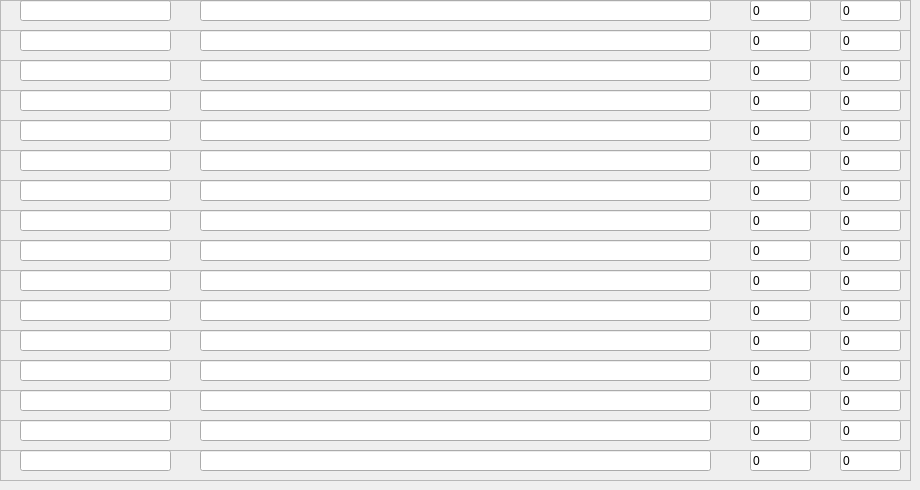
    <widget class="QWidget" name="tab_4">
     <attribute name="title">
      <string>4</string>
     </attribute>
     <widget class="QFrame" name="frame_49">
      <property name="geometry">
       <rect>
        <x>0</x>
        <y>0</y>
        <width>911</width>
        <height>31</height>
       </rect>
      </property>
      <property name="frameShape">
       <enum>QFrame::StyledPanel</enum>
      </property>
      <property name="frameShadow">
       <enum>QFrame::Raised</enum>
      </property>
      <widget class="QLineEdit" name="item_name_49">
       <property name="geometry">
        <rect>
         <x>20</x>
         <y>0</y>
         <width>151</width>
         <height>21</height>
        </rect>
       </property>
       <property name="text">
        <string/>
       </property>
      </widget>
      <widget class="QLineEdit" name="item_reg_49">
       <property name="geometry">
        <rect>
         <x>200</x>
         <y>0</y>
         <width>511</width>
         <height>21</height>
        </rect>
       </property>
       <property name="text">
        <string/>
       </property>
      </widget>
      <widget class="QLineEdit" name="item_index_49">
       <property name="geometry">
        <rect>
         <x>750</x>
         <y>0</y>
         <width>61</width>
         <height>21</height>
        </rect>
       </property>
       <property name="text">
        <string>0</string>
       </property>
      </widget>
      <widget class="QLineEdit" name="item_skip_49">
       <property name="geometry">
        <rect>
         <x>840</x>
         <y>0</y>
         <width>61</width>
         <height>21</height>
        </rect>
       </property>
       <property name="text">
        <string>0</string>
       </property>
      </widget>
     </widget>
     <widget class="QFrame" name="frame_50">
      <property name="geometry">
       <rect>
        <x>0</x>
        <y>30</y>
        <width>911</width>
        <height>31</height>
       </rect>
      </property>
      <property name="frameShape">
       <enum>QFrame::StyledPanel</enum>
      </property>
      <property name="frameShadow">
       <enum>QFrame::Raised</enum>
      </property>
      <widget class="QLineEdit" name="item_name_50">
       <property name="geometry">
        <rect>
         <x>20</x>
         <y>0</y>
         <width>151</width>
         <height>21</height>
        </rect>
       </property>
       <property name="text">
        <string/>
       </property>
      </widget>
      <widget class="QLineEdit" name="item_reg_50">
       <property name="geometry">
        <rect>
         <x>200</x>
         <y>0</y>
         <width>511</width>
         <height>21</height>
        </rect>
       </property>
       <property name="text">
        <string/>
       </property>
      </widget>
      <widget class="QLineEdit" name="item_index_50">
       <property name="geometry">
        <rect>
         <x>750</x>
         <y>0</y>
         <width>61</width>
         <height>21</height>
        </rect>
       </property>
       <property name="text">
        <string>0</string>
       </property>
      </widget>
      <widget class="QLineEdit" name="item_skip_50">
       <property name="geometry">
        <rect>
         <x>840</x>
         <y>0</y>
         <width>61</width>
         <height>21</height>
        </rect>
       </property>
       <property name="text">
        <string>0</string>
       </property>
      </widget>
     </widget>
     <widget class="QFrame" name="frame_51">
      <property name="geometry">
       <rect>
        <x>0</x>
        <y>60</y>
        <width>911</width>
        <height>31</height>
       </rect>
      </property>
      <property name="frameShape">
       <enum>QFrame::StyledPanel</enum>
      </property>
      <property name="frameShadow">
       <enum>QFrame::Raised</enum>
      </property>
      <widget class="QLineEdit" name="item_name_51">
       <property name="geometry">
        <rect>
         <x>20</x>
         <y>0</y>
         <width>151</width>
         <height>21</height>
        </rect>
       </property>
       <property name="text">
        <string/>
       </property>
      </widget>
      <widget class="QLineEdit" name="item_reg_51">
       <property name="geometry">
        <rect>
         <x>200</x>
         <y>0</y>
         <width>511</width>
         <height>21</height>
        </rect>
       </property>
       <property name="text">
        <string/>
       </property>
      </widget>
      <widget class="QLineEdit" name="item_index_51">
       <property name="geometry">
        <rect>
         <x>750</x>
         <y>0</y>
         <width>61</width>
         <height>21</height>
        </rect>
       </property>
       <property name="text">
        <string>0</string>
       </property>
      </widget>
      <widget class="QLineEdit" name="item_skip_51">
       <property name="geometry">
        <rect>
         <x>840</x>
         <y>0</y>
         <width>61</width>
         <height>21</height>
        </rect>
       </property>
       <property name="text">
        <string>0</string>
       </property>
      </widget>
     </widget>
     <widget class="QFrame" name="frame_52">
      <property name="geometry">
       <rect>
        <x>0</x>
        <y>90</y>
        <width>911</width>
        <height>31</height>
       </rect>
      </property>
      <property name="frameShape">
       <enum>QFrame::StyledPanel</enum>
      </property>
      <property name="frameShadow">
       <enum>QFrame::Raised</enum>
      </property>
      <widget class="QLineEdit" name="item_name_52">
       <property name="geometry">
        <rect>
         <x>20</x>
         <y>0</y>
         <width>151</width>
         <height>21</height>
        </rect>
       </property>
       <property name="text">
        <string/>
       </property>
      </widget>
      <widget class="QLineEdit" name="item_reg_52">
       <property name="geometry">
        <rect>
         <x>200</x>
         <y>0</y>
         <width>511</width>
         <height>21</height>
        </rect>
       </property>
       <property name="text">
        <string/>
       </property>
      </widget>
      <widget class="QLineEdit" name="item_index_52">
       <property name="geometry">
        <rect>
         <x>750</x>
         <y>0</y>
         <width>61</width>
         <height>21</height>
        </rect>
       </property>
       <property name="text">
        <string>0</string>
       </property>
      </widget>
      <widget class="QLineEdit" name="item_skip_52">
       <property name="geometry">
        <rect>
         <x>840</x>
         <y>0</y>
         <width>61</width>
         <height>21</height>
        </rect>
       </property>
       <property name="text">
        <string>0</string>
       </property>
      </widget>
     </widget>
     <widget class="QFrame" name="frame_53">
      <property name="geometry">
       <rect>
        <x>0</x>
        <y>120</y>
        <width>911</width>
        <height>31</height>
       </rect>
      </property>
      <property name="frameShape">
       <enum>QFrame::StyledPanel</enum>
      </property>
      <property name="frameShadow">
       <enum>QFrame::Raised</enum>
      </property>
      <widget class="QLineEdit" name="item_name_53">
       <property name="geometry">
        <rect>
         <x>20</x>
         <y>0</y>
         <width>151</width>
         <height>21</height>
        </rect>
       </property>
       <property name="text">
        <string/>
       </property>
      </widget>
      <widget class="QLineEdit" name="item_reg_53">
       <property name="geometry">
        <rect>
         <x>200</x>
         <y>0</y>
         <width>511</width>
         <height>21</height>
        </rect>
       </property>
       <property name="text">
        <string/>
       </property>
      </widget>
      <widget class="QLineEdit" name="item_index_53">
       <property name="geometry">
        <rect>
         <x>750</x>
         <y>0</y>
         <width>61</width>
         <height>21</height>
        </rect>
       </property>
       <property name="text">
        <string>0</string>
       </property>
      </widget>
      <widget class="QLineEdit" name="item_skip_53">
       <property name="geometry">
        <rect>
         <x>840</x>
         <y>0</y>
         <width>61</width>
         <height>21</height>
        </rect>
       </property>
       <property name="text">
        <string>0</string>
       </property>
      </widget>
     </widget>
     <widget class="QFrame" name="frame_54">
      <property name="geometry">
       <rect>
        <x>0</x>
        <y>150</y>
        <width>911</width>
        <height>31</height>
       </rect>
      </property>
      <property name="frameShape">
       <enum>QFrame::StyledPanel</enum>
      </property>
      <property name="frameShadow">
       <enum>QFrame::Raised</enum>
      </property>
      <widget class="QLineEdit" name="item_name_54">
       <property name="geometry">
        <rect>
         <x>20</x>
         <y>0</y>
         <width>151</width>
         <height>21</height>
        </rect>
       </property>
       <property name="text">
        <string/>
       </property>
      </widget>
      <widget class="QLineEdit" name="item_reg_54">
       <property name="geometry">
        <rect>
         <x>200</x>
         <y>0</y>
         <width>511</width>
         <height>21</height>
        </rect>
       </property>
       <property name="text">
        <string/>
       </property>
      </widget>
      <widget class="QLineEdit" name="item_index_54">
       <property name="geometry">
        <rect>
         <x>750</x>
         <y>0</y>
         <width>61</width>
         <height>21</height>
        </rect>
       </property>
       <property name="text">
        <string>0</string>
       </property>
      </widget>
      <widget class="QLineEdit" name="item_skip_54">
       <property name="geometry">
        <rect>
         <x>840</x>
         <y>0</y>
         <width>61</width>
         <height>21</height>
        </rect>
       </property>
       <property name="text">
        <string>0</string>
       </property>
      </widget>
     </widget>
     <widget class="QFrame" name="frame_55">
      <property name="geometry">
       <rect>
        <x>0</x>
        <y>180</y>
        <width>911</width>
        <height>31</height>
       </rect>
      </property>
      <property name="frameShape">
       <enum>QFrame::StyledPanel</enum>
      </property>
      <property name="frameShadow">
       <enum>QFrame::Raised</enum>
      </property>
      <widget class="QLineEdit" name="item_name_55">
       <property name="geometry">
        <rect>
         <x>20</x>
         <y>0</y>
         <width>151</width>
         <height>21</height>
        </rect>
       </property>
       <property name="text">
        <string/>
       </property>
      </widget>
      <widget class="QLineEdit" name="item_reg_55">
       <property name="geometry">
        <rect>
         <x>200</x>
         <y>0</y>
         <width>511</width>
         <height>21</height>
        </rect>
       </property>
       <property name="text">
        <string/>
       </property>
      </widget>
      <widget class="QLineEdit" name="item_index_55">
       <property name="geometry">
        <rect>
         <x>750</x>
         <y>0</y>
         <width>61</width>
         <height>21</height>
        </rect>
       </property>
       <property name="text">
        <string>0</string>
       </property>
      </widget>
      <widget class="QLineEdit" name="item_skip_55">
       <property name="geometry">
        <rect>
         <x>840</x>
         <y>0</y>
         <width>61</width>
         <height>21</height>
        </rect>
       </property>
       <property name="text">
        <string>0</string>
       </property>
      </widget>
     </widget>
     <widget class="QFrame" name="frame_56">
      <property name="geometry">
       <rect>
        <x>0</x>
        <y>210</y>
        <width>911</width>
        <height>31</height>
       </rect>
      </property>
      <property name="frameShape">
       <enum>QFrame::StyledPanel</enum>
      </property>
      <property name="frameShadow">
       <enum>QFrame::Raised</enum>
      </property>
      <widget class="QLineEdit" name="item_name_56">
       <property name="geometry">
        <rect>
         <x>20</x>
         <y>0</y>
         <width>151</width>
         <height>21</height>
        </rect>
       </property>
       <property name="text">
        <string/>
       </property>
      </widget>
      <widget class="QLineEdit" name="item_reg_56">
       <property name="geometry">
        <rect>
         <x>200</x>
         <y>0</y>
         <width>511</width>
         <height>21</height>
        </rect>
       </property>
       <property name="text">
        <string/>
       </property>
      </widget>
      <widget class="QLineEdit" name="item_index_56">
       <property name="geometry">
        <rect>
         <x>750</x>
         <y>0</y>
         <width>61</width>
         <height>21</height>
        </rect>
       </property>
       <property name="text">
        <string>0</string>
       </property>
      </widget>
      <widget class="QLineEdit" name="item_skip_56">
       <property name="geometry">
        <rect>
         <x>840</x>
         <y>0</y>
         <width>61</width>
         <height>21</height>
        </rect>
       </property>
       <property name="text">
        <string>0</string>
       </property>
      </widget>
     </widget>
     <widget class="QFrame" name="frame_57">
      <property name="geometry">
       <rect>
        <x>0</x>
        <y>240</y>
        <width>911</width>
        <height>31</height>
       </rect>
      </property>
      <property name="frameShape">
       <enum>QFrame::StyledPanel</enum>
      </property>
      <property name="frameShadow">
       <enum>QFrame::Raised</enum>
      </property>
      <widget class="QLineEdit" name="item_name_57">
       <property name="geometry">
        <rect>
         <x>20</x>
         <y>0</y>
         <width>151</width>
         <height>21</height>
        </rect>
       </property>
       <property name="text">
        <string/>
       </property>
      </widget>
      <widget class="QLineEdit" name="item_reg_57">
       <property name="geometry">
        <rect>
         <x>200</x>
         <y>0</y>
         <width>511</width>
         <height>21</height>
        </rect>
       </property>
       <property name="text">
        <string/>
       </property>
      </widget>
      <widget class="QLineEdit" name="item_index_57">
       <property name="geometry">
        <rect>
         <x>750</x>
         <y>0</y>
         <width>61</width>
         <height>21</height>
        </rect>
       </property>
       <property name="text">
        <string>0</string>
       </property>
      </widget>
      <widget class="QLineEdit" name="item_skip_57">
       <property name="geometry">
        <rect>
         <x>840</x>
         <y>0</y>
         <width>61</width>
         <height>21</height>
        </rect>
       </property>
       <property name="text">
        <string>0</string>
       </property>
      </widget>
     </widget>
     <widget class="QFrame" name="frame_58">
      <property name="geometry">
       <rect>
        <x>0</x>
        <y>270</y>
        <width>911</width>
        <height>31</height>
       </rect>
      </property>
      <property name="frameShape">
       <enum>QFrame::StyledPanel</enum>
      </property>
      <property name="frameShadow">
       <enum>QFrame::Raised</enum>
      </property>
      <widget class="QLineEdit" name="item_name_58">
       <property name="geometry">
        <rect>
         <x>20</x>
         <y>0</y>
         <width>151</width>
         <height>21</height>
        </rect>
       </property>
       <property name="text">
        <string/>
       </property>
      </widget>
      <widget class="QLineEdit" name="item_reg_58">
       <property name="geometry">
        <rect>
         <x>200</x>
         <y>0</y>
         <width>511</width>
         <height>21</height>
        </rect>
       </property>
       <property name="text">
        <string/>
       </property>
      </widget>
      <widget class="QLineEdit" name="item_index_58">
       <property name="geometry">
        <rect>
         <x>750</x>
         <y>0</y>
         <width>61</width>
         <height>21</height>
        </rect>
       </property>
       <property name="text">
        <string>0</string>
       </property>
      </widget>
      <widget class="QLineEdit" name="item_skip_58">
       <property name="geometry">
        <rect>
         <x>840</x>
         <y>0</y>
         <width>61</width>
         <height>21</height>
        </rect>
       </property>
       <property name="text">
        <string>0</string>
       </property>
      </widget>
     </widget>
     <widget class="QFrame" name="frame_59">
      <property name="geometry">
       <rect>
        <x>0</x>
        <y>300</y>
        <width>911</width>
        <height>31</height>
       </rect>
      </property>
      <property name="frameShape">
       <enum>QFrame::StyledPanel</enum>
      </property>
      <property name="frameShadow">
       <enum>QFrame::Raised</enum>
      </property>
      <widget class="QLineEdit" name="item_name_59">
       <property name="geometry">
        <rect>
         <x>20</x>
         <y>0</y>
         <width>151</width>
         <height>21</height>
        </rect>
       </property>
       <property name="text">
        <string/>
       </property>
      </widget>
      <widget class="QLineEdit" name="item_reg_59">
       <property name="geometry">
        <rect>
         <x>200</x>
         <y>0</y>
         <width>511</width>
         <height>21</height>
        </rect>
       </property>
       <property name="text">
        <string/>
       </property>
      </widget>
      <widget class="QLineEdit" name="item_index_59">
       <property name="geometry">
        <rect>
         <x>750</x>
         <y>0</y>
         <width>61</width>
         <height>21</height>
        </rect>
       </property>
       <property name="text">
        <string>0</string>
       </property>
      </widget>
      <widget class="QLineEdit" name="item_skip_59">
       <property name="geometry">
        <rect>
         <x>840</x>
         <y>0</y>
         <width>61</width>
         <height>21</height>
        </rect>
       </property>
       <property name="text">
        <string>0</string>
       </property>
      </widget>
     </widget>
     <widget class="QFrame" name="frame_60">
      <property name="geometry">
       <rect>
        <x>0</x>
        <y>330</y>
        <width>911</width>
        <height>31</height>
       </rect>
      </property>
      <property name="frameShape">
       <enum>QFrame::StyledPanel</enum>
      </property>
      <property name="frameShadow">
       <enum>QFrame::Raised</enum>
      </property>
      <widget class="QLineEdit" name="item_name_60">
       <property name="geometry">
        <rect>
         <x>20</x>
         <y>0</y>
         <width>151</width>
         <height>21</height>
        </rect>
       </property>
       <property name="text">
        <string/>
       </property>
      </widget>
      <widget class="QLineEdit" name="item_reg_60">
       <property name="geometry">
        <rect>
         <x>200</x>
         <y>0</y>
         <width>511</width>
         <height>21</height>
        </rect>
       </property>
       <property name="text">
        <string/>
       </property>
      </widget>
      <widget class="QLineEdit" name="item_index_60">
       <property name="geometry">
        <rect>
         <x>750</x>
         <y>0</y>
         <width>61</width>
         <height>21</height>
        </rect>
       </property>
       <property name="text">
        <string>0</string>
       </property>
      </widget>
      <widget class="QLineEdit" name="item_skip_60">
       <property name="geometry">
        <rect>
         <x>840</x>
         <y>0</y>
         <width>61</width>
         <height>21</height>
        </rect>
       </property>
       <property name="text">
        <string>0</string>
       </property>
      </widget>
     </widget>
     <widget class="QFrame" name="frame_61">
      <property name="geometry">
       <rect>
        <x>0</x>
        <y>360</y>
        <width>911</width>
        <height>31</height>
       </rect>
      </property>
      <property name="frameShape">
       <enum>QFrame::StyledPanel</enum>
      </property>
      <property name="frameShadow">
       <enum>QFrame::Raised</enum>
      </property>
      <widget class="QLineEdit" name="item_name_61">
       <property name="geometry">
        <rect>
         <x>20</x>
         <y>0</y>
         <width>151</width>
         <height>21</height>
        </rect>
       </property>
       <property name="text">
        <string/>
       </property>
      </widget>
      <widget class="QLineEdit" name="item_reg_61">
       <property name="geometry">
        <rect>
         <x>200</x>
         <y>0</y>
         <width>511</width>
         <height>21</height>
        </rect>
       </property>
       <property name="text">
        <string/>
       </property>
      </widget>
      <widget class="QLineEdit" name="item_index_61">
       <property name="geometry">
        <rect>
         <x>750</x>
         <y>0</y>
         <width>61</width>
         <height>21</height>
        </rect>
       </property>
       <property name="text">
        <string>0</string>
       </property>
      </widget>
      <widget class="QLineEdit" name="item_skip_61">
       <property name="geometry">
        <rect>
         <x>840</x>
         <y>0</y>
         <width>61</width>
         <height>21</height>
        </rect>
       </property>
       <property name="text">
        <string>0</string>
       </property>
      </widget>
     </widget>
     <widget class="QFrame" name="frame_62">
      <property name="geometry">
       <rect>
        <x>0</x>
        <y>390</y>
        <width>911</width>
        <height>31</height>
       </rect>
      </property>
      <property name="frameShape">
       <enum>QFrame::StyledPanel</enum>
      </property>
      <property name="frameShadow">
       <enum>QFrame::Raised</enum>
      </property>
      <widget class="QLineEdit" name="item_name_62">
       <property name="geometry">
        <rect>
         <x>20</x>
         <y>0</y>
         <width>151</width>
         <height>21</height>
        </rect>
       </property>
       <property name="text">
        <string/>
       </property>
      </widget>
      <widget class="QLineEdit" name="item_reg_62">
       <property name="geometry">
        <rect>
         <x>200</x>
         <y>0</y>
         <width>511</width>
         <height>21</height>
        </rect>
       </property>
       <property name="text">
        <string/>
       </property>
      </widget>
      <widget class="QLineEdit" name="item_index_62">
       <property name="geometry">
        <rect>
         <x>750</x>
         <y>0</y>
         <width>61</width>
         <height>21</height>
        </rect>
       </property>
       <property name="text">
        <string>0</string>
       </property>
      </widget>
      <widget class="QLineEdit" name="item_skip_62">
       <property name="geometry">
        <rect>
         <x>840</x>
         <y>0</y>
         <width>61</width>
         <height>21</height>
        </rect>
       </property>
       <property name="text">
        <string>0</string>
       </property>
      </widget>
     </widget>
     <widget class="QFrame" name="frame_63">
      <property name="geometry">
       <rect>
        <x>0</x>
        <y>420</y>
        <width>911</width>
        <height>31</height>
       </rect>
      </property>
      <property name="frameShape">
       <enum>QFrame::StyledPanel</enum>
      </property>
      <property name="frameShadow">
       <enum>QFrame::Raised</enum>
      </property>
      <widget class="QLineEdit" name="item_name_63">
       <property name="geometry">
        <rect>
         <x>20</x>
         <y>0</y>
         <width>151</width>
         <height>21</height>
        </rect>
       </property>
       <property name="text">
        <string/>
       </property>
      </widget>
      <widget class="QLineEdit" name="item_reg_63">
       <property name="geometry">
        <rect>
         <x>200</x>
         <y>0</y>
         <width>511</width>
         <height>21</height>
        </rect>
       </property>
       <property name="text">
        <string/>
       </property>
      </widget>
      <widget class="QLineEdit" name="item_index_63">
       <property name="geometry">
        <rect>
         <x>750</x>
         <y>0</y>
         <width>61</width>
         <height>21</height>
        </rect>
       </property>
       <property name="text">
        <string>0</string>
       </property>
      </widget>
      <widget class="QLineEdit" name="item_skip_63">
       <property name="geometry">
        <rect>
         <x>840</x>
         <y>0</y>
         <width>61</width>
         <height>21</height>
        </rect>
       </property>
       <property name="text">
        <string>0</string>
       </property>
      </widget>
     </widget>
     <widget class="QFrame" name="frame_64">
      <property name="geometry">
       <rect>
        <x>0</x>
        <y>450</y>
        <width>911</width>
        <height>31</height>
       </rect>
      </property>
      <property name="frameShape">
       <enum>QFrame::StyledPanel</enum>
      </property>
      <property name="frameShadow">
       <enum>QFrame::Raised</enum>
      </property>
      <widget class="QLineEdit" name="item_name_64">
       <property name="geometry">
        <rect>
         <x>20</x>
         <y>0</y>
         <width>151</width>
         <height>21</height>
        </rect>
       </property>
       <property name="text">
        <string/>
       </property>
      </widget>
      <widget class="QLineEdit" name="item_reg_64">
       <property name="geometry">
        <rect>
         <x>200</x>
         <y>0</y>
         <width>511</width>
         <height>21</height>
        </rect>
       </property>
       <property name="text">
        <string/>
       </property>
      </widget>
      <widget class="QLineEdit" name="item_index_64">
       <property name="geometry">
        <rect>
         <x>750</x>
         <y>0</y>
         <width>61</width>
         <height>21</height>
        </rect>
       </property>
       <property name="text">
        <string>0</string>
       </property>
      </widget>
      <widget class="QLineEdit" name="item_skip_64">
       <property name="geometry">
        <rect>
         <x>840</x>
         <y>0</y>
         <width>61</width>
         <height>21</height>
        </rect>
       </property>
       <property name="text">
        <string>0</string>
       </property>
      </widget>
     </widget>
    </widget>
